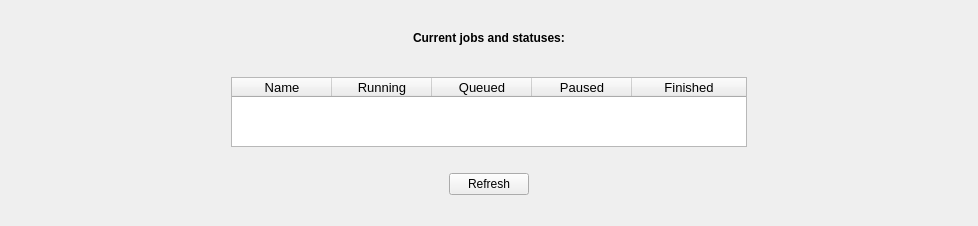
        <widget class="QWidget" name="Activity">
         <property name="sizePolicy">
          <sizepolicy hsizetype="Expanding" vsizetype="Expanding">
           <horstretch>0</horstretch>
           <verstretch>0</verstretch>
          </sizepolicy>
         </property>
         <property name="autoFillBackground">
          <bool>false</bool>
         </property>
         <attribute name="title">
          <string>Activity</string>
         </attribute>
         <layout class="QGridLayout" name="gridLayout_10">
          <item row="1" column="17">
           <spacer name="verticalSpacer_27">
            <property name="orientation">
             <enum>Qt::Vertical</enum>
            </property>
            <property name="sizeHint" stdset="0">
             <size>
              <width>20</width>
              <height>40</height>
             </size>
            </property>
           </spacer>
          </item>
          <item row="1" column="0">
           <spacer name="verticalSpacer">
            <property name="orientation">
             <enum>Qt::Vertical</enum>
            </property>
            <property name="sizeHint" stdset="0">
             <size>
              <width>20</width>
              <height>40</height>
             </size>
            </property>
           </spacer>
          </item>
          <item row="1" column="5">
           <spacer name="verticalSpacer_16">
            <property name="orientation">
             <enum>Qt::Vertical</enum>
            </property>
            <property name="sizeHint" stdset="0">
             <size>
              <width>20</width>
              <height>40</height>
             </size>
            </property>
           </spacer>
          </item>
          <item row="1" column="7">
           <spacer name="verticalSpacer_18">
            <property name="orientation">
             <enum>Qt::Vertical</enum>
            </property>
            <property name="sizeHint" stdset="0">
             <size>
              <width>20</width>
              <height>40</height>
             </size>
            </property>
           </spacer>
          </item>
          <item row="1" column="21">
           <spacer name="verticalSpacer_4">
            <property name="orientation">
             <enum>Qt::Vertical</enum>
            </property>
            <property name="sizeHint" stdset="0">
             <size>
              <width>20</width>
              <height>40</height>
             </size>
            </property>
           </spacer>
          </item>
          <item row="1" column="6">
           <spacer name="verticalSpacer_24">
            <property name="orientation">
             <enum>Qt::Vertical</enum>
            </property>
            <property name="sizeHint" stdset="0">
             <size>
              <width>20</width>
              <height>40</height>
             </size>
            </property>
           </spacer>
          </item>
          <item row="1" column="14">
           <spacer name="verticalSpacer_21">
            <property name="orientation">
             <enum>Qt::Vertical</enum>
            </property>
            <property name="sizeHint" stdset="0">
             <size>
              <width>20</width>
              <height>40</height>
             </size>
            </property>
           </spacer>
          </item>
          <item row="1" column="3">
           <spacer name="verticalSpacer_31">
            <property name="orientation">
             <enum>Qt::Vertical</enum>
            </property>
            <property name="sizeHint" stdset="0">
             <size>
              <width>20</width>
              <height>40</height>
             </size>
            </property>
           </spacer>
          </item>
          <item row="0" column="11">
           <spacer name="horizontalSpacer_67">
            <property name="orientation">
             <enum>Qt::Horizontal</enum>
            </property>
            <property name="sizeHint" stdset="0">
             <size>
              <width>40</width>
              <height>20</height>
             </size>
            </property>
           </spacer>
          </item>
          <item row="1" column="1">
           <spacer name="verticalSpacer_5">
            <property name="orientation">
             <enum>Qt::Vertical</enum>
            </property>
            <property name="sizeHint" stdset="0">
             <size>
              <width>20</width>
              <height>40</height>
             </size>
            </property>
           </spacer>
          </item>
          <item row="1" column="13">
           <spacer name="verticalSpacer_29">
            <property name="orientation">
             <enum>Qt::Vertical</enum>
            </property>
            <property name="sizeHint" stdset="0">
             <size>
              <width>20</width>
              <height>40</height>
             </size>
            </property>
           </spacer>
          </item>
          <item row="1" column="19">
           <spacer name="verticalSpacer_13">
            <property name="orientation">
             <enum>Qt::Vertical</enum>
            </property>
            <property name="sizeHint" stdset="0">
             <size>
              <width>20</width>
              <height>40</height>
             </size>
            </property>
           </spacer>
          </item>
          <item row="1" column="16">
           <spacer name="verticalSpacer_23">
            <property name="orientation">
             <enum>Qt::Vertical</enum>
            </property>
            <property name="sizeHint" stdset="0">
             <size>
              <width>20</width>
              <height>40</height>
             </size>
            </property>
           </spacer>
          </item>
          <item row="1" column="4">
           <spacer name="verticalSpacer_26">
            <property name="orientation">
             <enum>Qt::Vertical</enum>
            </property>
            <property name="sizeHint" stdset="0">
             <size>
              <width>20</width>
              <height>40</height>
             </size>
            </property>
           </spacer>
          </item>
          <item row="1" column="10">
           <spacer name="verticalSpacer_9">
            <property name="orientation">
             <enum>Qt::Vertical</enum>
            </property>
            <property name="sizeHint" stdset="0">
             <size>
              <width>20</width>
              <height>40</height>
             </size>
            </property>
           </spacer>
          </item>
          <item row="1" column="12">
           <spacer name="verticalSpacer_15">
            <property name="orientation">
             <enum>Qt::Vertical</enum>
            </property>
            <property name="sizeHint" stdset="0">
             <size>
              <width>20</width>
              <height>40</height>
             </size>
            </property>
           </spacer>
          </item>
          <item row="1" column="9">
           <spacer name="verticalSpacer_12">
            <property name="orientation">
             <enum>Qt::Vertical</enum>
            </property>
            <property name="sizeHint" stdset="0">
             <size>
              <width>20</width>
              <height>40</height>
             </size>
            </property>
           </spacer>
          </item>
          <item row="1" column="18">
           <spacer name="verticalSpacer_11">
            <property name="orientation">
             <enum>Qt::Vertical</enum>
            </property>
            <property name="sizeHint" stdset="0">
             <size>
              <width>20</width>
              <height>40</height>
             </size>
            </property>
           </spacer>
          </item>
          <item row="1" column="20">
           <spacer name="verticalSpacer_7">
            <property name="orientation">
             <enum>Qt::Vertical</enum>
            </property>
            <property name="sizeHint" stdset="0">
             <size>
              <width>20</width>
              <height>40</height>
             </size>
            </property>
           </spacer>
          </item>
          <item row="1" column="2">
           <spacer name="verticalSpacer_25">
            <property name="orientation">
             <enum>Qt::Vertical</enum>
            </property>
            <property name="sizeHint" stdset="0">
             <size>
              <width>20</width>
              <height>40</height>
             </size>
            </property>
           </spacer>
          </item>
          <item row="1" column="11">
           <layout class="QGridLayout" name="gridLayout_9">
            <item row="0" column="0">
             <layout class="QHBoxLayout" name="horizontalLayout_11">
              <item>
               <spacer name="horizontalSpacer_42">
                <property name="orientation">
                 <enum>Qt::Horizontal</enum>
                </property>
                <property name="sizeHint" stdset="0">
                 <size>
                  <width>40</width>
                  <height>20</height>
                 </size>
                </property>
               </spacer>
              </item>
              <item alignment="Qt::AlignTop">
               <widget class="QLabel" name="label_16">
                <property name="font">
                 <font>
                  <weight>75</weight>
                  <bold>true</bold>
                 </font>
                </property>
                <property name="text">
                 <string>Current jobs and statuses:</string>
                </property>
               </widget>
              </item>
              <item>
               <spacer name="horizontalSpacer_43">
                <property name="orientation">
                 <enum>Qt::Horizontal</enum>
                </property>
                <property name="sizeHint" stdset="0">
                 <size>
                  <width>40</width>
                  <height>20</height>
                 </size>
                </property>
               </spacer>
              </item>
             </layout>
            </item>
            <item row="1" column="0">
             <spacer name="horizontalSpacer_69">
              <property name="orientation">
               <enum>Qt::Horizontal</enum>
              </property>
              <property name="sizeHint" stdset="0">
               <size>
                <width>40</width>
                <height>20</height>
               </size>
              </property>
             </spacer>
            </item>
            <item row="3" column="0">
             <spacer name="horizontalSpacer_66">
              <property name="orientation">
               <enum>Qt::Horizontal</enum>
              </property>
              <property name="sizeHint" stdset="0">
               <size>
                <width>40</width>
                <height>20</height>
               </size>
              </property>
             </spacer>
            </item>
            <item row="2" column="0">
             <widget class="QTableWidget" name="statusTable">
              <property name="font">
               <font>
                <pointsize>10</pointsize>
               </font>
              </property>
              <property name="sizeAdjustPolicy">
               <enum>QAbstractScrollArea::AdjustToContentsOnFirstShow</enum>
              </property>
              <property name="editTriggers">
               <set>QAbstractItemView::NoEditTriggers</set>
              </property>
              <attribute name="horizontalHeaderHighlightSections">
               <bool>false</bool>
              </attribute>
              <attribute name="horizontalHeaderShowSortIndicator" stdset="0">
               <bool>false</bool>
              </attribute>
              <attribute name="horizontalHeaderStretchLastSection">
               <bool>true</bool>
              </attribute>
              <attribute name="verticalHeaderHighlightSections">
               <bool>false</bool>
              </attribute>
              <column>
               <property name="text">
                <string>Name</string>
               </property>
              </column>
              <column>
               <property name="text">
                <string>Running</string>
               </property>
              </column>
              <column>
               <property name="text">
                <string>Queued</string>
               </property>
              </column>
              <column>
               <property name="text">
                <string>Paused</string>
               </property>
              </column>
              <column>
               <property name="text">
                <string>Finished</string>
               </property>
              </column>
             </widget>
            </item>
           </layout>
          </item>
          <item row="1" column="8">
           <spacer name="verticalSpacer_22">
            <property name="orientation">
             <enum>Qt::Vertical</enum>
            </property>
            <property name="sizeHint" stdset="0">
             <size>
              <width>20</width>
              <height>40</height>
             </size>
            </property>
           </spacer>
          </item>
          <item row="1" column="22">
           <spacer name="verticalSpacer_2">
            <property name="orientation">
             <enum>Qt::Vertical</enum>
            </property>
            <property name="sizeHint" stdset="0">
             <size>
              <width>20</width>
              <height>40</height>
             </size>
            </property>
           </spacer>
          </item>
          <item row="2" column="11">
           <layout class="QHBoxLayout" name="horizontalLayout_9">
            <item>
             <spacer name="horizontalSpacer_38">
              <property name="orientation">
               <enum>Qt::Horizontal</enum>
              </property>
              <property name="sizeHint" stdset="0">
               <size>
                <width>40</width>
                <height>20</height>
               </size>
              </property>
             </spacer>
            </item>
            <item>
             <widget class="QPushButton" name="refresh_pushButton">
              <property name="text">
               <string>Refresh</string>
              </property>
             </widget>
            </item>
            <item>
             <spacer name="horizontalSpacer_40">
              <property name="orientation">
               <enum>Qt::Horizontal</enum>
              </property>
              <property name="sizeHint" stdset="0">
               <size>
                <width>40</width>
                <height>20</height>
               </size>
              </property>
             </spacer>
            </item>
           </layout>
          </item>
          <item row="3" column="11">
           <spacer name="horizontalSpacer_44">
            <property name="orientation">
             <enum>Qt::Horizontal</enum>
            </property>
            <property name="sizeHint" stdset="0">
             <size>
              <width>40</width>
              <height>20</height>
             </size>
            </property>
           </spacer>
          </item>
          <item row="1" column="15">
           <spacer name="verticalSpacer_17">
            <property name="orientation">
             <enum>Qt::Vertical</enum>
            </property>
            <property name="sizeHint" stdset="0">
             <size>
              <width>20</width>
              <height>40</height>
             </size>
            </property>
           </spacer>
          </item>
         </layout>
        </widget>
